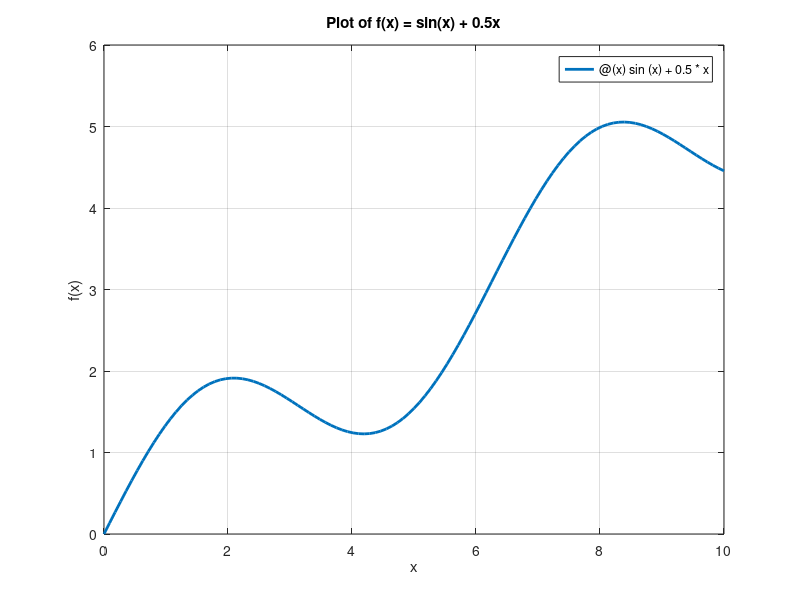

Source code (MATLAB):

square = @(x) x.^2;

disp('Square of 4:');
disp(square(4));  

f = @(x) sin(x) + 0.5*x;

figure;
fplot(f, [0, 10], 'LineWidth', 2);
title('Plot of f(x) = sin(x) + 0.5x');
xlabel('x'); ylabel('f(x)');
grid on;

area = integral(f, 0, 10);
fprintf('Area under curve from 0 to 10: %.2f\n', area);